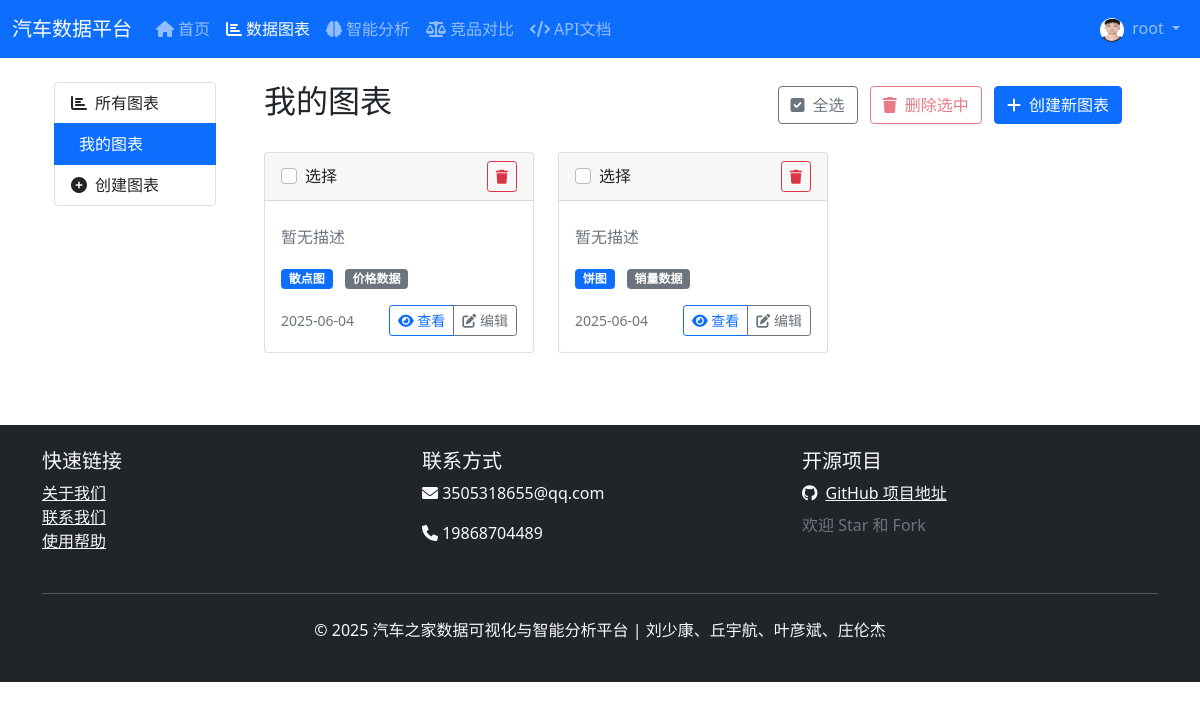
/visualization/charts/my/ (signed in), run on the app's committed database.
### accounts/models.py (models this page shows, shortened)
class UserProfile(models.Model):
    EDUCATION_CHOICES = (
        ('high_school', '高中及以下'),
        ('college', '大专'),
        ('bachelor', '本科'),
        ('master', '硕士'),
        ('phd', '博士'),
    )
    GENDER_CHOICES = (
        ('male', '男'),
        ('female', '女'),
        ('other', '其他'),
    )
    user = models.OneToOneField(User, on_delete=models.CASCADE, related_name='profile')
    avatar = models.ImageField(upload_to='avatars/', blank=True, null=True, verbose_name='头像')
    bio = models.TextField(max_length=500, blank=True, null=True, verbose_name='个人简介')
    birth_date = models.DateField(null=True, blank=True, verbose_name='出生日期')
    gender = models.CharField(max_length=10, choices=GENDER_CHOICES, blank=True, null=True, verbose_name='性别')
    phone = models.CharField(max_length=20, blank=True, null=True, verbose_name='电话')
    address = models.CharField(max_length=200, blank=True, null=True, verbose_name='地址')
    education = models.CharField(max_length=20, choices=EDUCATION_CHOICES, blank=True, null=True, verbose_name='学历')
    occupation = models.CharField(max_length=100, blank=True, null=True, verbose_name='职业')
    company = models.CharField(max_length=100, blank=True, null=True, verbose_name='公司')
    website = models.URLField(max_length=200, blank=True, null=True, verbose_name='个人网站')
    social_github = models.URLField(max_length=200, blank=True, null=True, verbose_name='GitHub')
    social_weibo = models.URLField(max_length=200, blank=True, null=True, verbose_name='微博')
    social_wechat = models.CharField(max_length=100, blank=True, null=True, verbose_name='微信')
    interests = models.TextField(max_length=500, blank=True, null=True, verbose_name='兴趣爱好')
    created_at = models.DateTimeField(default=timezone.now, verbose_name='创建时间')
    updated_at = models.DateTimeField(auto_now=True, verbose_name='更新时间')
    class Meta:
        verbose_name = '用户资料'
        verbose_name_plural = verbose_name
    def get_avatar_url(self):
        if self.avatar and self.avatar.url:
            return self.avatar.url
        return '/static/images/default-avatar.svg'

### visualization/models.py (models this page shows, shortened)
class Chart(models.Model):
    CHART_TYPES = (
        ('line', '折线图'),
        ('bar', '柱状图'),
        ('pie', '饼图'),
        ('scatter', '散点图'),
        ('heatmap', '热力图'),
        ('radar', '雷达图'),
    )
    DATA_TYPES = (
        ('sales', '销量数据'),
        ('price', '价格数据'),
        ('rating', '评分数据'),
        ('comment', '评论数据'),
    )
    title = models.CharField(max_length=100, verbose_name='图表标题')
    description = models.TextField(blank=True, null=True, verbose_name='图表描述')
    chart_type = models.CharField(max_length=20, choices=CHART_TYPES, verbose_name='图表类型')
    data_type = models.CharField(max_length=20, choices=DATA_TYPES, verbose_name='数据类型')
    config = models.JSONField(default=dict, verbose_name='图表配置')
    created_by = models.ForeignKey(User, on_delete=models.CASCADE, verbose_name='创建者')
    created_at = models.DateTimeField(default=timezone.now, verbose_name='创建时间')
    updated_at = models.DateTimeField(auto_now=True, verbose_name='更新时间')
    is_public = models.BooleanField(default=True, verbose_name='是否公开')
    class Meta:
        verbose_name = '图表'
        verbose_name_plural = verbose_name
        ordering = ['-created_at']

### visualization/views.py (the view)
# urls.py: path('charts/my/', views.my_charts, name='my_charts'),
@login_required
def my_charts(request):
    charts = Chart.objects.filter(created_by=request.user).select_related('created_by').order_by('-created_at')
    paginator = Paginator(charts, 6)  # 每页显示6个图表
    page_number = request.GET.get('page')
    page_obj = paginator.get_page(page_number)
    return render(request, 'visualization/my_charts.html', {
        'charts': page_obj,
        'page_obj': page_obj
    })

### templates/visualization/my_charts.html (shortened to what this page needs)
{% extends "visualization/base.html" %}
{% block visualization_content %}
<div class="container">
    <div class="row">
        <div class="col-12">
            <div class="d-flex justify-content-between align-items-center mb-4">
                <h2>我的图表</h2>
                <div>
                    <button id="selectAllBtn" class="btn btn-outline-secondary me-2" onclick="toggleSelectAll()">
                    </button>
                    <button id="deleteSelectedBtn" class="btn btn-outline-danger me-2" onclick="deleteSelected()" disabled>
                        <i class="fas fa-trash me-2"></i>删除选中
                    </button>
                    <a href="{% url 'visualization:chart_create' %}" class="btn btn-primary">
                        <i class="fas fa-plus me-2"></i>创建新图表
                    </a>
                </div>
            </div>
            {% if charts %}
            <div class="row">
                {% for chart in charts %}
                <div class="col-md-6 col-lg-4 mb-4">
                    <div class="card h-100">
                        <div class="card-header d-flex justify-content-between align-items-center">
                            <div class="form-check">
                                <input class="form-check-input chart-checkbox" type="checkbox" value="{{ chart.id }}" id="chart_{{ chart.id }}" onchange="updateDeleteButton()">
                                <label class="form-check-label" for="chart_{{ chart.id }}">
                                    选择
                                </label>
                            </div>
                            <button class="btn btn-sm btn-outline-danger" onclick="deleteChart({{ chart.id }})" title="删除图表">
                                <i class="fas fa-trash"></i>
                            </button>
                        </div>
                        <div class="card-body">
                            <p class="card-text text-muted">{{ chart.description|default:"暂无描述" }}</p>
                            <div class="mb-3">
                                <span class="badge bg-primary me-2">{{ chart.get_chart_type_display }}</span>
                                <span class="badge bg-secondary">{{ chart.get_data_type_display }}</span>
                            </div>
                            <div class="d-flex justify-content-between align-items-center">
                                <small class="text-muted">{{ chart.created_at|date:"Y-m-d" }}</small>
                                <div class="btn-group btn-group-sm">
                                    <a href="{% url 'visualization:chart_detail' chart.id %}" class="btn btn-outline-primary">
                                        <i class="fas fa-eye"></i> 查看
                                    </a>
                                    <a href="{% url 'visualization:chart_edit' chart.id %}" class="btn btn-outline-secondary">
                                        <i class="fas fa-edit"></i> 编辑
                                    </a>
                                </div>
                            </div>
                        </div>
                    </div>
                </div>
                {% endfor %}
            </div>
            {% endif %}
        </div>
    </div>
</div>
{% endblock %}

### templates/base.html (shortened to what this page needs)
<!DOCTYPE html>
<html lang="zh-hans">
<head>
    <link href="https://cdn.jsdelivr.net/npm/bootstrap@5.1.3/dist/css/bootstrap.min.css" rel="stylesheet">
    <link rel="stylesheet" href="https://cdnjs.cloudflare.com/ajax/libs/font-awesome/6.0.0-beta3/css/all.min.css">
    {% block extra_css %}{% endblock %}
</head>
<body>
    <nav class="navbar navbar-expand-lg navbar-dark bg-primary">
        <div class="container-fluid">
            <a class="navbar-brand" href="/">汽车数据平台</a>
            <div class="collapse navbar-collapse" id="navbarNav">
                <ul class="navbar-nav me-auto">
                    <li class="nav-item">
                        <a class="nav-link {% if request.resolver_match.url_name == 'home' %}active{% endif %}" href="/">
                            <i class="fas fa-home me-1"></i>首页
                        </a>
                    </li>
                    <li class="nav-item">
                        <a class="nav-link {% if 'visualization' in request.path %}active{% endif %}" href="{% url 'visualization:chart_list' %}">
                            <i class="fas fa-chart-bar me-1"></i>数据图表
                        </a>
                    </li>
                    <li class="nav-item">
                        <a class="nav-link {% if 'analysis' in request.path %}active{% endif %}" href="{% url 'car_analysis:data_analysis:index' %}">
                            <i class="fas fa-brain me-1"></i>智能分析
                        </a>
                    </li>
                    <li class="nav-item">
                        <a class="nav-link {% if 'comparison' in request.path %}active{% endif %}" href="{% url 'car_analysis:comparison' %}">
                            <i class="fas fa-balance-scale me-1"></i>竞品对比
                        </a>
                    </li>
                    <li class="nav-item">
                        <a class="nav-link {% if 'api' in request.path %}active{% endif %}" href="{% url 'car_api:docs' %}">
                            <i class="fas fa-code me-1"></i>API文档
                        </a>
                    </li>
                </ul>
                <ul class="navbar-nav">
                    {% if user.is_authenticated %}
                    <li class="nav-item dropdown">
                        <a class="nav-link dropdown-toggle" href="#" id="userDropdown" role="button" data-bs-toggle="dropdown">
                            <img src="{{ user.profile.get_avatar_url }}" class="rounded-circle me-1" width="24" height="24" alt="头像">
                            {{ user.username }}
                        </a>
                    </li>
                    {% endif %}
                </ul>
            </div>
        </div>
    </nav>
    <div class="container mt-4">
        {% block content %}{% endblock %}
    </div>
    <footer class="bg-dark text-light py-4 mt-5">
        <div class="container">
            <div class="row">
                <div class="col-md-4">
                    <h5>快速链接</h5>
                    <ul class="list-unstyled">
                        <li><a href="{% url 'about' %}" class="text-light">关于我们</a></li>
                        <li><a href="{% url 'contact' %}" class="text-light">联系我们</a></li>
                        <li><a href="{% url 'help' %}" class="text-light">使用帮助</a></li>
                    </ul>
                </div>
                <div class="col-md-4">
                    <h5>联系方式</h5>
                    <p><i class="fas fa-envelope"></i> 3505318655@qq.com</p>
                    <p><i class="fas fa-phone"></i> 19868704489</p>
                </div>
                <div class="col-md-4">
                    <h5>开源项目</h5>
                    <div class="github-link">
                        <a href="https://github.com/hazaikk/car" target="_blank" class="text-light">
                            <i class="fab fa-github me-2"></i>GitHub 项目地址
                        </a>
                        <p class="text-muted mt-2 mb-0">欢迎 Star 和 Fork</p>
                    </div>
                </div>
            </div>
            <hr class="my-4">
            <div class="text-center">
                <p>&copy; 2025 汽车之家数据可视化与智能分析平台 | 刘少康、丘宇航、叶彦斌、庄伦杰</p>
            </div>
        </div>
    </footer>
</body>
</html>

### data on the page
Chart: description "暂无描述", chart_type "散点图", data_type "价格数据", created_at "2025-06-04"
Chart: description "暂无描述", chart_type "饼图", data_type "销量数据", created_at "2025-06-04"

### other printed values
{{ user.username }} "root"
